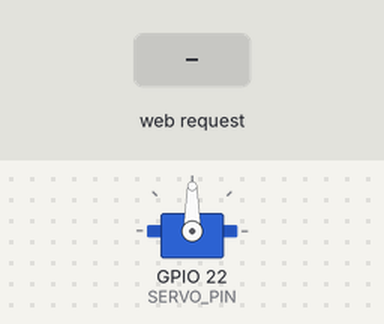
Bench run of a sketch on a simulated ESP32. Parts: servo. The test bench sets the inputs (shaded band). WiFi joins after 1.5 s; servers stay silent unless stated; what the sketch prints to the serial monitor is not drawn.

Above: at 3.2 s.
3.3 s: HTTP request GET /start received
At 3.77 s:
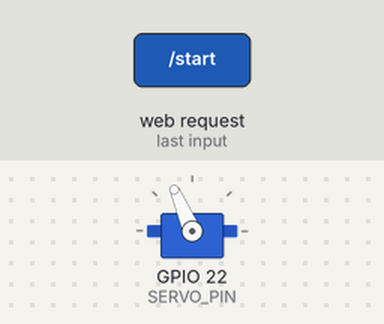
6.3 s: HTTP request GET /stop received
At 7.4 s:
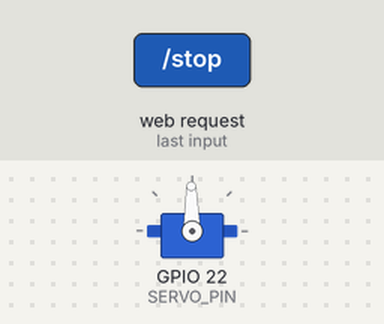
7.8 s: HTTP request GET /set?speed=1&angle=1 received
At 8.9 s:
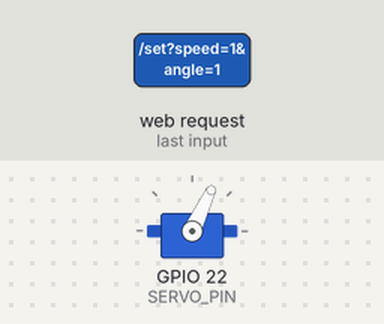
Timing chart, 0 to 10.8 s (numbered marks = the images above; inputs shaded):
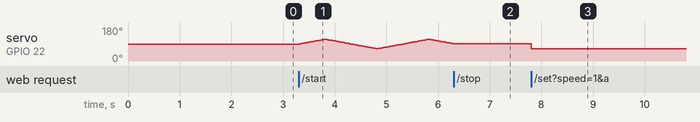

The sketch:

Integrador_V3.ino
```cpp
#include <WiFi.h>
#include <WebServer.h>
#include <ESPmDNS.h>
#include <ESP32Servo.h>

#include <OneWire.h>
#include <DallasTemperature.h>

/* ------------------------------------------
Intento trabajar con constantes, así
tenés que cambiar todo una sola vez
------------------------------------------- */

/* ------------------------------------------
INICIO WIFI
------------------------------------------- */
const char* WIFI_SSID = "Nombre de la red, tal cual aparezca en la compu/celu";
const char* WIFI_PASS = "Contraseña";
/* ------------------------------------------
FIN WIFI
------------------------------------------- */


/* ------------------------------------------
INICIO SENSORES (DS18B20 + MQ135)
------------------------------------------- */
#define ONE_WIRE_BUS 4 // Pin definido para el sensor de temperatura
const int MQ135_PIN = 34; // Pin definido para el sensor de gases

OneWire oneWire(ONE_WIRE_BUS);
DallasTemperature sensors(&oneWire);
/* ------------------------------------------
FIN SENSORES
------------------------------------------- */


/* ------------------------------------------
INICIO SERVOMOTOR
------------------------------------------- */
#define SERVO_PIN 22 // Pin definido para el servomotor
Servo servo;

int minUs = 600;
int maxUs = 2500;

volatile bool running = false;
int currentAngle = 90; // Centro
int minMax = 25; // Más menos del centro

// NUEVO: limitar servo a 90° ± 25°
int minAngle = currentAngle - minMax;
int maxAngle = currentAngle + minMax;

int speedDps = 60;
int stepDeg = 1;
int dir = +1;

unsigned long lastStepMs = 0;

void updateStepDeg() {
  if (speedDps <= 70)        stepDeg = 1;
  else if (speedDps <= 150)  stepDeg = 2;
  else if (speedDps <= 250)  stepDeg = 3;
  else                       stepDeg = 4;
}

unsigned long stepIntervalMs() {
  float ms = (1000.0 * stepDeg) / speedDps;
  return (ms < 20 ? 20 : ms);
}
/* ------------------------------------------
FIN SERVOMOTOR
------------------------------------------- */


/* ------------------------------------------
INICIO SERVIDOR WEB
------------------------------------------- */
WebServer server(80);
/* ------------------------------------------
FIN SERVIDOR WEB
------------------------------------------- */


/* ------------------------------------------
INICIO HTML UI
Vas a tener que agregar acá lo que sea que
agregues para que aparezca en la pantalla
------------------------------------------- */
const char MAIN_page[] PROGMEM = R"HTML(
<!DOCTYPE html>
<html>
<head>
<meta charset="UTF-8">
<title>ESP32 Sensors & Servo</title>
<meta name="viewport" content="width=device-width, initial-scale=1">

<style>
  body {
    font-family: 'Inter', sans-serif;
    background: #ffffff;
    margin: 0;
    padding: 0;
    padding-bottom: 140px;
    color: #333;
  }

  header {
    background: linear-gradient(90deg, #7dd3fc, #a5b4fc, #f9a8d4);
    padding: 16px;
    text-align: center;
    font-size: 1.1rem;
    font-weight:600;
    color: #1e1e1e;
    box-shadow: 0px 3px 15px rgba(0,0,0,0.1);
  }

  footer {
    margin-top: 40px;
    width: 100%;
    background: linear-gradient(90deg, #86efac, #c084fc);
    padding: 12px;
    position: fixed;
    bottom: 0;
    left: 0;
    text-align: center;
    font-size: 0.9rem;
    color: #1e1e1e;
    font-weight:500;
  }

  h1 {
    margin-top: 24px;
    text-align:center;
    font-size: 1.7rem;
    background: linear-gradient(90deg, #0ea5e9, #c084fc);
    -webkit-background-clip: text;
    -webkit-text-fill-color: transparent;
  }

  .row {
    display:flex;
    flex-wrap:wrap;
    justify-content:center;
    gap:24px;
    margin-top:25px;
  }

  .card {
    width:300px;
    padding:18px;
    background:white;
    border-radius:16px;
    border:1px solid #e5e7eb;
    box-shadow:0px 4px 16px rgba(0,0,0,0.08);
    text-align:center;
  }

  .value {
    font-size:2rem;
    font-weight:bold;
    margin:4px 0;
    color:#374151;
  }

  button {
    padding:10px 14px;
    border-radius:10px;
    border:0;
    cursor:pointer;
    font-weight:600;
    margin:6px;
  }

  .start { background:#0ea5e9; color:white; }
  .stop { background:#ef4444; color:white; }
  .center { background:#10b981; color:white; }

  .alert { font-weight:600; margin-top:6px; }
  .alert-ok { color:#10b981; }
  .alert-warn { color:#f97316; }
  .alert-danger { color:#dc2626; }
  .muted { color:#6b7280; }
</style>

</head>

<body>

<header>
  Ingeniería en Sistemas Espaciales — Proyecto Integrador 2 — 2do cuatrimestre 2025
</header>

<h1>Panel de Control — ESP32</h1>

<div class="row">

  <div class="card">
    <h2>DS18B20</h2>
    <p>Temperatura</p>
    <p class="value"><span id="temp">--</span>°C</p>
  </div>

  <div class="card">
    <h2>MQ135</h2>
    <p>RAW</p>
    <p class="value"><span id="raw">----</span></p>

    <p>Voltaje</p>
    <p class="value"><span id="volt">-.-</span> V</p>

    <p id="gasAlert" class="alert muted">Esperando datos...</p>
    <p id="gasStability" class="muted">Estado: midiendo...</p>
  </div>

  <div class="card">
    <h2>Servo MG996R</h2>
    <p>Ángulo actual: <b><span id="angle">90</span>°</b></p>

    <p>Velocidad (°/s)</p>
    <input id="speed" type="range" min="10" max="350" value="60" step="10">
    <p><span id="speedv">60</span></p>

    <button class="start" onclick="start()">Start</button>
    <button class="stop" onclick="stop()">Stop</button>
    <button class="center" onclick="center()">Center</button>

  </div>

</div>

<footer>
  Team Pipinas — Ailin Ferrari · Emiliano Vitale · Ezequiel Maceda · Johanna Olivera
</footer>


<script>
async function getJSON(u){
  try{ let r=await fetch(u); return r.json(); }
  catch(e){ return null; }
}

const speed=document.getElementById('speed');
const speedv=document.getElementById('speedv');
const angleEl=document.getElementById('angle');
const gasAlertEl=document.getElementById('gasAlert');
const gasStabEl=document.getElementById('gasStability');

let lastVoltages=[];
let stableState="none";
let isTransition=false;

function classifyRaw(v){
  if (v>=0.5 && v<1.2) return "aire";
  if (v>=1.2 && v<2.0) return "respiracion";
  if (v>=2.0 && v<4.0) return "alcohol";
  return "fuera";
}

function updateGasAlerts(v){
  lastVoltages.push(v);
  if(lastVoltages.length>10) lastVoltages.shift();

  let rawState=classifyRaw(v);

  let isStable=false;
  if(lastVoltages.length>=5){
    let minV=Math.min(...lastVoltages);
    let maxV=Math.max(...lastVoltages);
    if((maxV-minV)<0.05) isStable=true;
  }

  if(isStable){
    stableState=rawState;
    isTransition=false;
  }
  else if(rawState!=stableState){
    isTransition=true;
  }

  gasAlertEl.classList.remove("alert-ok","alert-warn","alert-danger","muted");

  if(isTransition){
    gasAlertEl.textContent="Volviendo a equilibrarse...";
    gasAlertEl.classList.add("muted");
    gasStabEl.textContent="Estado: variando...";
    return;
  }

  if(stableState==="aire"){
    gasAlertEl.textContent="Aire limpio (0.5–1.2 V)";
    gasAlertEl.classList.add("alert-ok");
  }
  else if(stableState==="respiracion"){
    gasAlertEl.textContent="⚠ Respiración humana detectada (1.2–2.0 V)";
    gasAlertEl.classList.add("alert-warn");
  }
  else if(stableState==="alcohol"){
    gasAlertEl.textContent="⚠ Alcohol detectado (2.0–4.0 V)";
    gasAlertEl.classList.add("alert-danger");
  }
  else {
    gasAlertEl.textContent="Fuera de rango (0.5–4.0 V)";
    gasAlertEl.classList.add("muted");
  }

  gasStabEl.textContent = isStable ? "Estado: estabilizado" : "Estado: variando...";
}

async function updateSensors(){
  let d=await getJSON('/temp');
  if(d && d.ok){
    temp.innerText=d.temperature.toFixed(1);
  }

  let g=await getJSON('/gas');
  if(g){
    raw.innerText=g.raw;
    volt.innerText=g.voltage.toFixed(2);
    updateGasAlerts(g.voltage);
  }
}

async function refreshServo(){
  let s=await getJSON('/status');
  if(!s) return;
  angleEl.innerText=s.angle;
}

speed.oninput=()=> speedv.innerText=speed.value;
async function start(){ await fetch('/start?speed='+speed.value); }
async function stop(){  await fetch('/stop'); }
async function center(){await fetch('/set?angle=90');}

setInterval(updateSensors,1000);
setInterval(refreshServo,600);
</script>

</body>
</html>
)HTML";
/* ------------------------------------------
FIN HTML UI
------------------------------------------- */


/* ------------------------------------------
INICIO HANDLERS SENSORES
------------------------------------------- */
void handleRoot(){ server.send_P(200,"text/html",MAIN_page); }

void handleTemp() {
  sensors.requestTemperatures();
  float t = sensors.getTempCByIndex(0);

  if (t == DEVICE_DISCONNECTED_C) {
    server.send(200,"application/json","{\"ok\":false}");
    return;
  }

  String json = "{\"ok\":true,\"temperature\":" + String(t,1) + "}";
  server.send(200,"application/json",json);
}

void handleGas(){
  int raw=analogRead(MQ135_PIN);
  float voltage=(3.3*raw)/4095.0;
  String json="{\"raw\":"+String(raw)+",\"voltage\":"+String(voltage,3)+"}";
  server.send(200,"application/json",json);
}
/* ------------------------------------------
FIN HANDLERS SENSORES
------------------------------------------- */


/* ------------------------------------------
INICIO HANDLERS SERVOMOTOR
------------------------------------------- */
void handleStart(){
  if(server.hasArg("speed")){
    speedDps=constrain(server.arg("speed").toInt(),10,350);
  }

  updateStepDeg();

  if(!servo.attached()) servo.attach(SERVO_PIN,minUs,maxUs);
  running=true;
  dir=+1;
  lastStepMs=millis();

  server.send(200,"text/plain","started");
}

void handleStop(){
  running=false;
  server.send(200,"text/plain","stopped");
}

void handleSet(){
  if(!server.hasArg("angle")){
    server.send(400,"text/plain","missing angle");
    return;
  }
  int a=constrain(server.arg("angle").toInt(),minAngle,maxAngle);
  running=false;

  if(!servo.attached()) servo.attach(SERVO_PIN,minUs,maxUs);

  currentAngle=a;
  servo.write(currentAngle);

  server.send(200,"text/plain","ok");
}

void handleStatus(){
  String json="{\"angle\":"+String(currentAngle)
             +",\"running\":"+(running?"true":"false")
             +",\"attached\":"+(servo.attached()?"true":"false")+"}";
  server.send(200,"application/json",json);
}
/* ------------------------------------------
FIN HANDLERS SERVOMOTOR
------------------------------------------- */


/* ------------------------------------------
INICIO WIFI SETUP
Vas a tener que abrir "Serial Monitor" para
ver esto, es la lupita que ves en la esquina
superior derecha de la pantalla.
Cuando conecte, vas a poder entrar por:
1) http://esp-servo.local/
2) La IP que te aparezca, recomiendo esta
------------------------------------------- */
void connectWiFi(){
  Serial.println("\nConectando a WiFi...");
  WiFi.mode(WIFI_STA);
  WiFi.begin(WIFI_SSID,WIFI_PASS);

  unsigned long start=millis();
  while(WiFi.status()!=WL_CONNECTED && millis()-start<15000){
    delay(500);
    Serial.print(".");
  }
  Serial.println();

  if(WiFi.status()==WL_CONNECTED){
    Serial.print("Conectado! IP: ");
    Serial.println(WiFi.localIP());
  } else {
    Serial.println("❌ No se pudo conectar a WiFi");
  }
}
/* ------------------------------------------
FIN WIFI SETUP
------------------------------------------- */


/* ------------------------------------------
INICIO SETUP
------------------------------------------- */
void setup(){
  Serial.begin(115200);
  delay(500);

  sensors.begin();
  pinMode(MQ135_PIN,INPUT);

  servo.setPeriodHertz(50);
  servo.attach(SERVO_PIN,minUs,maxUs);
  servo.write(currentAngle);

  connectWiFi();

  if(WiFi.status()==WL_CONNECTED) MDNS.begin("esp-demo");

  server.on("/",handleRoot);
  server.on("/temp",handleTemp);
  server.on("/gas",handleGas);
  server.on("/start",handleStart);
  server.on("/stop",handleStop);
  server.on("/set",handleSet);
  server.on("/status",handleStatus);

  server.begin();
  Serial.println("Servidor HTTP listo");
}
/* ------------------------------------------
FIN SETUP
------------------------------------------- */


/* ------------------------------------------
INICIO LOOP
------------------------------------------- */
void loop(){
  server.handleClient();

  if(running && servo.attached()){
    unsigned long now=millis();
    if(now-lastStepMs>=stepIntervalMs()){
      lastStepMs=now;

      int next=currentAngle + dir*stepDeg;

      if(next>=maxAngle){ next=maxAngle; dir=-1; }
      if(next<=minAngle){ next=minAngle; dir=+1; }

      currentAngle=next;
      servo.write(currentAngle);
    }
  }
}
/* ------------------------------------------
FIN LOOP
------------------------------------------- */
```

Measured:
- after the input at 6.3 s, servo on GPIO 22 (SERVO_PIN): stops changing and stays 91°
- after the input at 7.8 s, servo on GPIO 22 (SERVO_PIN): 91° → 65° at once
